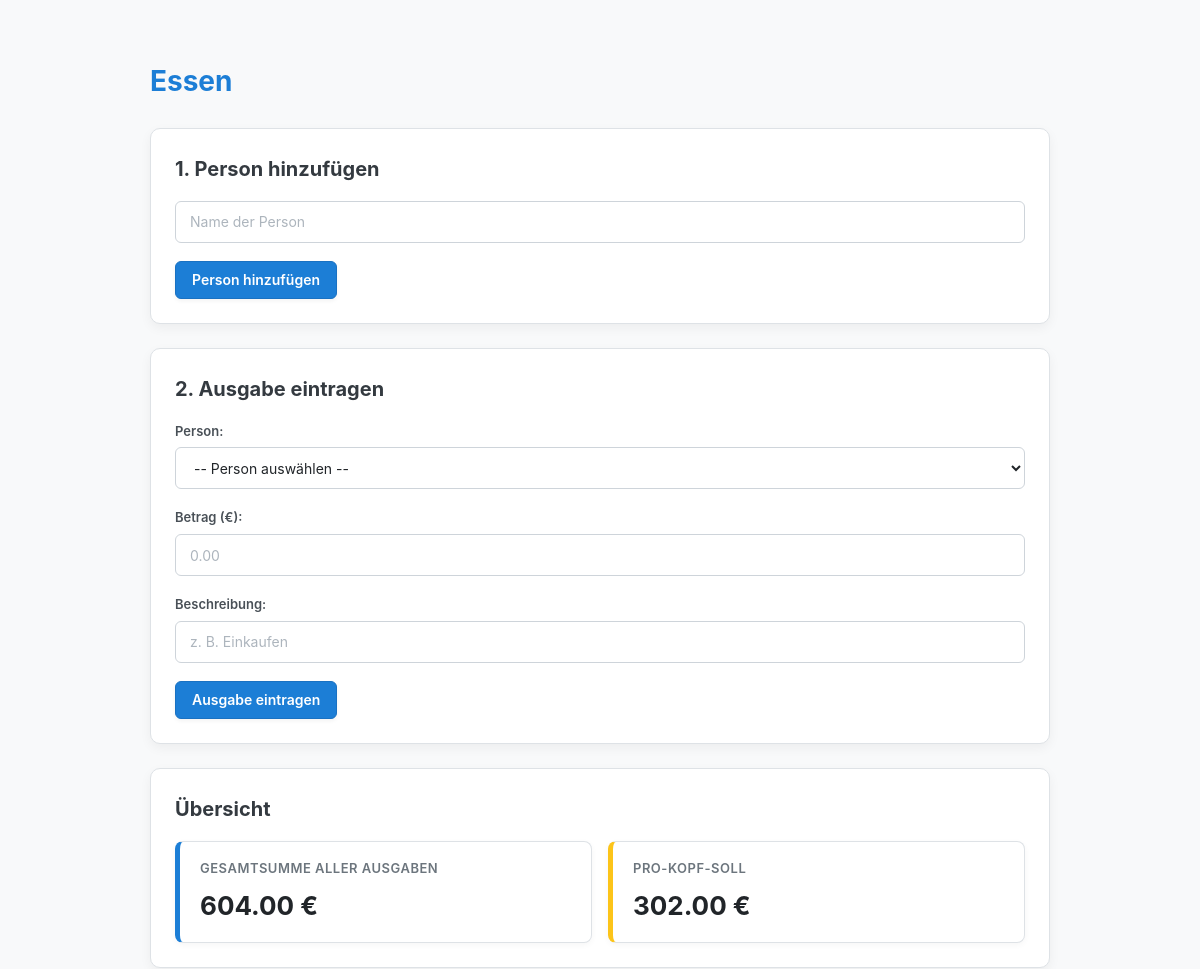
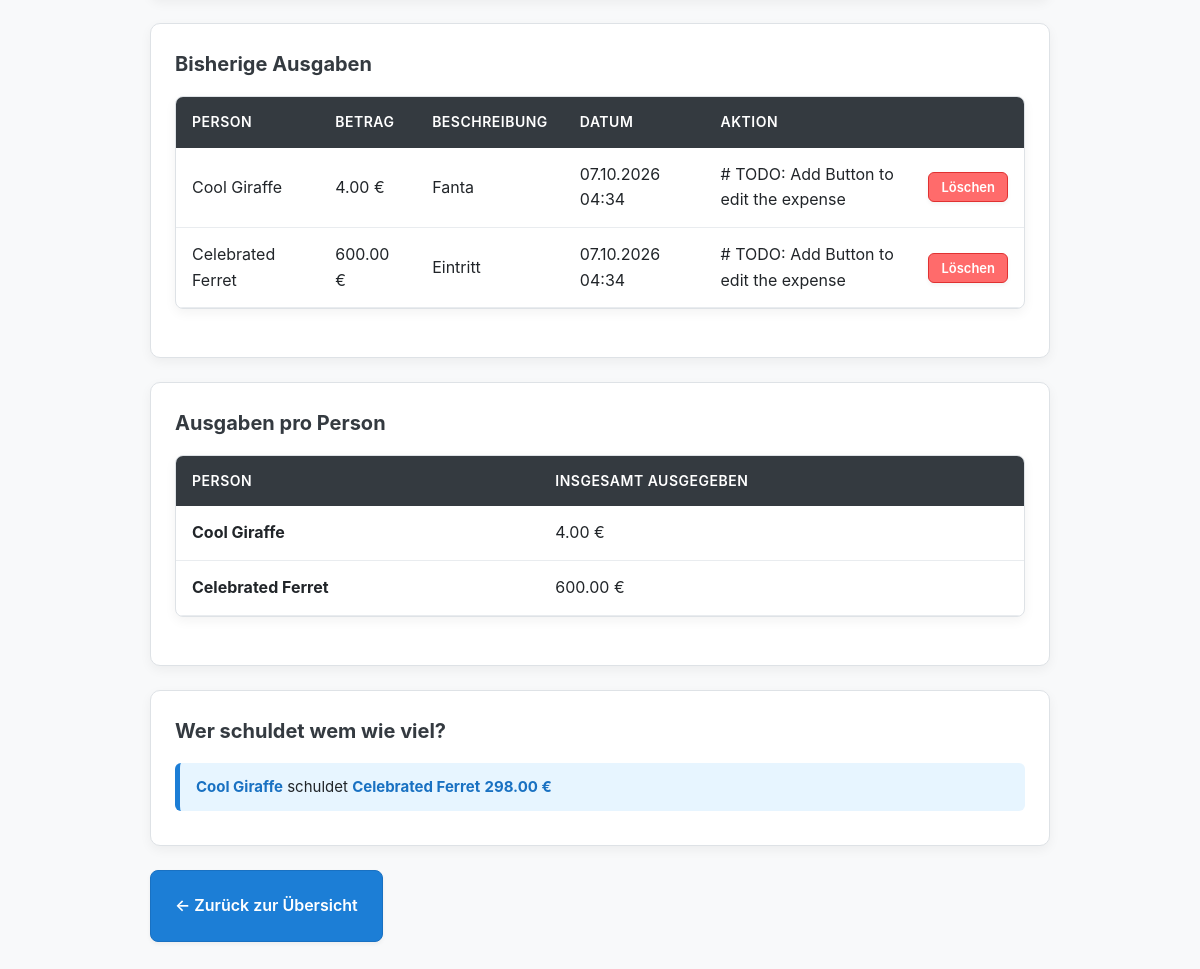
The app's page /thema/14/ with its own data (2 pictures, top to bottom).
### pool/models.py (models this page shows, shortened)
class Topic(models.Model):
    title = models.CharField(max_length=200)
    class Meta:
        db_table = 'pool_thema'

class Expense(models.Model):
    topic = models.ForeignKey(Topic, on_delete=models.CASCADE, related_name='expenses')
    person = models.ForeignKey(Person, on_delete=models.CASCADE, related_name='expenses')
    amount = models.DecimalField(max_digits=10, decimal_places=2)
    description = models.CharField(max_length=255)
    created_at = models.DateTimeField(auto_now_add=True)
    class Meta:
        db_table = 'pool_ausgabe'

class Person(models.Model):
    topic = models.ForeignKey(Topic, on_delete=models.CASCADE, related_name='people')
    name = models.CharField(max_length=100)
    def __str__(self):
        return self.name

### pool/views.py (the view, shortened to what this page needs)
# urls.py: path('thema/<int:topic_id>/', views.topic_detail, name='topic_detail'),
def topic_detail(request, topic_id):
    topic = get_object_or_404(Topic, id=topic_id)
    person_form = PersonForm()
    expense_form = ExpenseForm(topic=topic)
    people = Person.objects.filter(topic=topic)
    expenses = Expense.objects.filter(topic=topic).select_related('person')
    total_expenses_amount = expenses.aggregate(Sum('amount'))['amount__sum']
    total_expenses = float(total_expenses_amount) if total_expenses_amount is not None else 0.0
    person_count = people.count()
    per_person_share = (total_expenses / person_count) if person_count > 0 else 0.0
    people_summary = []
    for person in people:
        person_expense_total = expenses.filter(person=person).aggregate(Sum('amount'))['amount__sum']
        spent_amount = float(person_expense_total) if person_expense_total is not None else 0.0
        balance = spent_amount - per_person_share
        people_summary.append({
            'id': person.id,
            'name': person.name,
            'spent_amount': spent_amount,
            'balance': balance,
        })
    settlement_list = []
    debtors = [item for item in people_summary if item['balance'] < -0.01]
    creditors = [item for item in people_summary if item['balance'] > 0.01]
    debtors.sort(key=lambda item: item['balance'])
    creditors.sort(key=lambda item: item['balance'], reverse=True)
    while debtors and creditors:
        debtor = debtors[0]
        creditor = creditors[0]
        amount = min(abs(debtor['balance']), creditor['balance'])
        if amount <= 0.01:
            break
        settlement_list.append({
            'from_person': debtor['name'],
            'to_person': creditor['name'],
            'amount': round(amount, 2),
        })
        debtor['balance'] = round(debtor['balance'] + amount, 2)
        creditor['balance'] = round(creditor['balance'] - amount, 2)
        if debtor['balance'] >= -0.01:
            debtors.pop(0)
        else:
            debtors[0] = debtor
            debtors.sort(key=lambda item: item['balance'])
        if creditor['balance'] <= 0.01:
            creditors.pop(0)
        else:
            creditors[0] = creditor
            creditors.sort(key=lambda item: item['balance'], reverse=True)
    return render(request, 'pool/thema_detail.html', {
        'topic': topic,
        'people': people,
        'expenses': expenses,
        'total_expenses': total_expenses,
        'per_person_share': per_person_share,
        'person_form': person_form,
        'expense_form': expense_form,
        'people_summary': people_summary,
        'settlement_list': settlement_list,
    })

### pool/forms.py
class PersonForm(forms.ModelForm):
    class Meta:
        model = Person
        fields = ['name']
        widgets = {
            'name': forms.TextInput(attrs={
                'class': 'form-control',
                'placeholder': 'Name der Person'
            })
        }

class ExpenseForm(forms.ModelForm):
    class Meta:
        model = Expense
        fields = ['person', 'amount', 'description']
        widgets = {
            'person': forms.Select(attrs={'class': 'form-control'}),
            'amount': forms.NumberInput(attrs={
                'class': 'form-control',
                'step': '0.01',
                'placeholder': '0.00'
            }),
            'description': forms.TextInput(attrs={
                'class': 'form-control',
                'placeholder': 'z. B. Einkaufen'
            }),
        }
    def __init__(self, *args, **kwargs):
        topic = kwargs.pop('topic', None)
        super().__init__(*args, **kwargs)
        if topic:
            self.fields['person'].queryset = Person.objects.filter(topic=topic)
            self.fields['person'].empty_label = "-- Person auswählen --"

### pool/templates/pool/thema_detail.html (shortened to what this page needs)
{% load static %}
<!DOCTYPE html>
<html lang="de">
<head>
    <link rel="stylesheet" href="{% static 'pool/css/style.css' %}">
</head>
<body>
    <h1>{{ topic.title }}</h1>
    <div class="card">
    <h2>1. Person hinzufügen</h2>
    <form method="post">
        <div class="form-group">
            {{ person_form.name }}
        </div>
        <button type="submit" class="btn btn-primary">Person hinzufügen</button>
    </form>
</div>
<div class="card">
    <h2>2. Ausgabe eintragen</h2>
    {% if people %}
        <form method="post">
            <div class="form-group">
                <label>Person:</label>
                {{ expense_form.person }}
            </div>
            <div class="form-group">
                <label>Betrag (€):</label>
                {{ expense_form.amount }}
            </div>
            <div class="form-group">
                <label>Beschreibung:</label>
                {{ expense_form.description }}
            </div>
            <button type="submit" class="btn btn-primary">Ausgabe eintragen</button>
        </form>
    {% else %}
        <p style="color: #868e96; margin: 0;"><em>Bitte lege zuerst mindestens eine Person an.</em></p>
    {% endif %}
</div>
<div class="card">
    <h2>Übersicht</h2>
    <div class="stats-grid">
        <div class="stat-card">
            <div class="stat-label">Gesamtsumme aller Ausgaben</div>
            <div class="stat-value">{{ total_expenses|floatformat:2 }} €</div>
        </div>
        <div class="stat-card accent">
            <div class="stat-label">Pro-Kopf-Soll</div>
            <div class="stat-value">{{ per_person_share|floatformat:2 }} €</div>
        </div>
    </div>
</div>
     <div class="card">
    <h2>Bisherige Ausgaben</h2>
<table>
    <thead>
        <tr>
            <th>Person</th>
            <th>Betrag</th>
            <th>Beschreibung</th>
            <th>Datum</th>
            <th>Aktion</th>
        </tr>
    </thead>
    <tbody>
        {% for expense in expenses %}
            <tr>
                <td>{{ expense.person.name }}</td>
                <td>{{ expense.amount }} €</td>
                <td>{{ expense.description }}</td>
                <td>{{ expense.created_at|date:"d.m.Y H:i" }}</td>
                <td>
    <div class="action-group">
    # TODO: Add Button to edit the expense
        <form method="POST" class="form-inline">
            <button type="submit" class="btn btn-danger btn-sm">
                Löschen
            </button>
        </form>
    </div>
</td>
            </tr>
        {% empty %}
            <tr>
                <td colspan="5">Bisher wurden noch keine Ausgaben eingetragen.</td>
            </tr>
        {% endfor %}
    </tbody>
</table>
</div>
<div class="card">
    <h2>Ausgaben pro Person</h2>
    <table>
        <thead>
            <tr>
                <th>Person</th>
                <th>Insgesamt ausgegeben</th>
            </tr>
        </thead>
        <tbody>
            {% for person_summary in people_summary %}
                <tr>
                    <td><strong>{{ person_summary.name }}</strong></td>
                    <td>{{ person_summary.spent_amount|floatformat:2 }} €</td>
                </tr>
            {% empty %}
                <tr>
                    <td colspan="2">Noch keine Personen vorhanden.</td>
                </tr>
            {% endfor %}
        </tbody>
    </table>
</div>
<div class="card">
    <h2>Wer schuldet wem wie viel?</h2>
    {% if settlement_list %}
        <ul class="ausgleich-list">
            {% for entry in settlement_list %}
                <li class="ausgleich-item">
                    <span><strong>{{ entry.from_person }}</strong> schuldet <strong>{{ entry.to_person }}</strong> <strong>{{ entry.amount|floatformat:2 }} €</strong></span>
                </li>
            {% endfor %}
        </ul>
    {% else %}
        <p style="color: #495057; margin: 0;">Es sind keine Ausgleichszahlungen notwendig (alle Ausgaben sind ausgeglichen).</p>
    {% endif %}
</div>
<div style="margin-bottom: 24px;">
    <a href="{% url 'topics_list' %}" class="btn btn-primary btn-lg">
        &larr; Zurück zur Übersicht
    </a>
</div>
</body>
</html>

### pool/static/pool/css/style.css (style rules this page uses)
body { font-family: -apple-system, BlinkMacSystemFont, "Segoe UI", Roboto, Helvetica, Arial, sans-serif; color: #212529; background-color: #f8f9fa; margin: 0 auto; max-width: 900px; padding: 40px 20px; line-height: 1.6; }
h1 { color: #1c7ed6; margin-bottom: 24px; font-size: 28px; }
h2 { color: #343a40; margin-top: 0; margin-bottom: 16px; font-size: 20px; }
.card { background-color: #ffffff; border-radius: 10px; border: 1px solid #dee2e6; box-shadow: 0 4px 12px rgba(0, 0, 0, 0.05); padding: 24px; margin-bottom: 24px; }
table { width: 100%; border-collapse: separate; border-spacing: 0; background-color: #ffffff; border-radius: 8px; overflow: hidden; border: 1px solid #dee2e6; box-shadow: 0 4px 12px rgba(0, 0, 0, 0.05); margin-bottom: 24px; }
th { background-color: #343a40; color: #ffffff; font-weight: 600; font-size: 14px; letter-spacing: 0.5px; text-transform: uppercase; padding: 14px 16px; text-align: left; }
td { padding: 14px 16px; text-align: left; border-bottom: 1px solid #e9ecef; }
.btn { display: inline-flex; align-items: center; justify-content: center; height: 38px; padding: 0 16px; font-size: 14px; font-weight: 600; font-family: inherit; text-decoration: none; border-radius: 6px; box-sizing: border-box; cursor: pointer; transition: all 0.2s cubic-bezier(0.165, 0.84, 0.44, 1); box-shadow: 0 2px 4px rgba(0, 0, 0, 0.05); }
.btn-sm { height: 30px; padding: 0 12px; font-size: 13px; }
.btn-danger { background-color: #ff6b6b; color: #ffffff; border: 1px solid #e03131; }
.btn-primary { background-color: #1c7ed6; color: #ffffff; border: 1px solid #1971c2; }
.action-group { display: flex; align-items: center; gap: 8px; }
.form-inline { display: contents; }
.stats-grid { display: grid; grid-template-columns: repeat(auto-fit, minmax(220px, 1fr)); gap: 16px; margin-top: 16px; }
.stat-card { background-color: #ffffff; border-radius: 8px; padding: 16px 20px; border: 1px solid #dee2e6; border-left: 5px solid #1c7ed6; box-shadow: 0 2px 6px rgba(0, 0, 0, 0.04); }
.stat-card.accent { border-left-color: #fcc419; }
.stat-label { font-size: 13px; text-transform: uppercase; letter-spacing: 0.5px; color: #6c757d; font-weight: 600; margin-bottom: 6px; }
.stat-value { font-size: 26px; font-weight: 700; color: #212529; }
.form-group { margin-bottom: 18px; }
label { display: block; font-size: 13px; font-weight: 600; color: #495057; margin-bottom: 6px; text-transform: none; letter-spacing: normal; }
input[type="text"], input[type="number"], select { width: 100%; height: 42px; padding: 0 14px; font-size: 14px; font-family: inherit; color: #212529; background-color: #ffffff; border: 1px solid #ced4da; border-radius: 6px; box-sizing: border-box; transition: border-color 0.15s ease-in-out, box-shadow 0.15s ease-in-out; }
input::placeholder { color: #adb5bd; }
.ausgleich-list { list-style: none; padding: 0; margin: 16px 0 0 0; }
.ausgleich-item { display: flex; align-items: center; background-color: #e7f5ff; border-left: 5px solid #1c7ed6; padding: 12px 16px; border-radius: 6px; margin-bottom: 10px; font-size: 15px; }
.ausgleich-item strong { color: #1971c2; }
.btn-lg { height: 72px; !important; padding: 0 24px; !important; font-size: 16px; !important; border-radius: 8px; !important; }

### records on screen
Topic: title "Essen"
Expense: person.name "Cool Giraffe", amount "4.00", description "Fanta", created_at "07.10.2026 04:34"
Expense: person.name "Celebrated Ferret", amount "600.00", description "Eintritt", created_at "07.10.2026 04:34"
Person: name "Cool Giraffe", from_person "Cool Giraffe"
Person: name "Celebrated Ferret", to_person "Celebrated Ferret"

### other values on screen
{{ total_expenses|floatformat:2 }} "604.00"
{{ per_person_share|floatformat:2 }} "302.00"
{{ person_summary.spent_amount|floatformat:2 }} "4.00" "600.00"
{{ entry.amount|floatformat:2 }} "298.00"
